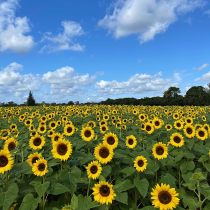
#> input picture Assignment 2/Q1/the_berry_farms_sunflower_field.jpeg, 210 x 210 px, shrunk from 1440 x 1440 before the run
$ jupyter execute Q1.ipynb
#> lines starting #> are read from the running program, lines starting #| are printed output that depends on the picture; after the words box and inside, x2 and y2 are one past the last pixel; in counts of white or black regions, pixels touching at a corner belong together
[cell 1]
import cv2 as cv
import numpy as np
import matplotlib.pyplot as plt

img = cv.imread('the_berry_farms_sunflower_field.jpeg',cv.IMREAD_REDUCED_COLOR_4)
#> img is the input picture: shape (210, 210, 3); mean B, G, R 119.8, 125.3, 100.4
img_RGB = cv.cvtColor(img, cv.COLOR_BGR2RGB)

#plot image
plt.imshow(img_RGB)
plt.title('Original Image')
plt.axis('off')
plt.show()

# define log kernel
def log_kernel(sigma, size):
    if size % 2 == 0:
        size += 1
    sigma2 = sigma ** 2
    idx_range = np.linspace(-(size - 1) / 2., (size - 1) / 2., size)
    x_idx, y_idx = np.meshgrid(idx_range, idx_range)
    tmp_cal = -(np.square(x_idx) + np.square(y_idx)) / (2. * sigma2)
    kernel = np.exp(tmp_cal)
    kernel[kernel < np.finfo(float).eps * np.amax(kernel)] = 0
    k_sum = np.sum(kernel)
    if k_sum != 0:
        kernel /= np.sum(kernel)
    tmp_kernel = np.multiply(kernel, np.square(x_idx) + np.square(y_idx) - 2 * sigma2) / (sigma2 ** 2)
    kernel = tmp_kernel - np.sum(tmp_kernel) / (size ** 2)
    return kernel


# blob detection
def detect_blobs(img, sigma_scales, threshold):
    gray = cv.cvtColor(img, cv.COLOR_BGR2GRAY)
    gray = np.float32(gray)
    cv.normalize(gray, gray, 1, 0, cv.NORM_MINMAX)

    sigma0 = np.sqrt(2)
    k = np.sqrt(2)
    num_scales = sigma_scale
    sigmas = sigma0 * np.power(k, np.arange(num_scales))
    sigmas = [num_scales]*num_scales


    # apply LoG kernel filtering with scaled kernel size and sigma
    img_stack = None
    for i in range(num_scales):
        size = int(2 * np.ceil(4 * sigmas[i]) + 1)
        # with Laplacian response normalization
        kernel = log_kernel(sigmas[i], size) * np.power(sigmas[i], 2)
        filtered = cv.filter2D(gray, cv.CV_32F, kernel)
        filtered = pow(filtered, 2)
        if i == 0:
            img_stack = filtered
        else:
            img_stack = np.dstack((img_stack, filtered))

    # Maximum response extraction
    scale_space = None
    for i in range(num_scales):
        filtered = cv.dilate(img_stack[:, :, i], np.ones((3, 3)), cv.CV_32F, (-1, -1), 1, cv.BORDER_CONSTANT)
        if i == 0:
            scale_space = filtered
        else:
            scale_space = np.dstack((scale_space, filtered))
    max_stack = np.amax(scale_space, axis=2)
    max_stack = np.repeat(max_stack[:, :, np.newaxis], num_scales, axis=2)
    max_stack = np.multiply((max_stack == scale_space), scale_space)

    radius_vec = None
    x_vec = None
    y_vec = None
    for i in range(num_scales):
        radius = np.sqrt(2) * sigmas[i]
        threshold = threshold
        # filter out redundant response
        valid = (max_stack[:, :, i] == img_stack[:, :, i]) * img_stack[:, :, i]
        valid[valid <= threshold] = 0
        (x, y) = np.nonzero(valid)
        if i == 1:
            x_vec = x
            y_vec = y
            radius_vec = np.repeat(radius, np.size(x))
        else:
            x_vec = np.concatenate((x_vec, x), axis=None)
            y_vec = np.concatenate((y_vec, y), axis=None)
            tmp_vec = np.repeat(radius, np.size(x))
            radius_vec = np.concatenate((radius_vec, tmp_vec), axis=None)

    return x_vec, y_vec, radius_vec


img = cv.imread('the_berry_farms_sunflower_field.jpeg', cv.IMREAD_REDUCED_COLOR_4)
x_all = []
y_all = []
radii_all = []

for sigma_scale in range(2, 9):
    x_coords, y_coords, radii = detect_blobs(img, sigma_scale, 0.03)
    x_all.append(x_coords)
    y_all.append(y_coords)
    radii_all.append(radii)
#> this loop made 7 passes
#> pass 1, in detect_blobs, `gray = cv.cvtColor(img, cv.COLOR_BGR2GRAY)`:
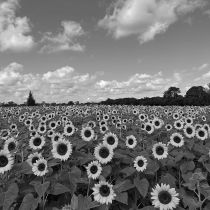
#> gray: shape (210, 210); min 5, max 251, mean 117.2
#> after the loop, radii_all = 7 items; x_all = 7 items; y_all = 7 items

x_all = np.concatenate(x_all, axis=None)
#> x_all = 667 values, max 209 at index 169, min 80 at index 632, mean 141.3
y_all = np.concatenate(y_all, axis=None)
#> y_all = 667 values, max 209 at index 513, min 0 at index 88, mean 118.7
radii_all = np.concatenate(radii_all, axis=None)
#> radii_all = 667 values from 2.83 to 11.31

output_img = img.copy()
for i in range(int(len(x_all))):
    cv.circle(output_img, (y_all[i], x_all[i]), int(radii_all[i]), (0, 0, 255), 1)
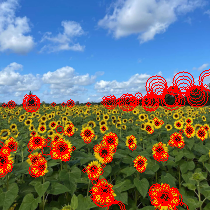
#> output_img: shape (210, 210, 3); 9.92% of pixels changed, all inside (x1, y1, x2, y2) = (0, 69, 210, 210)

plt.imshow(cv.cvtColor(output_img, cv.COLOR_BGR2RGB))
plt.title("Blob Detection")
plt.axis('off')
plt.show()

[cell 2]
#plot the Log kernel

kernel = log_kernel(1.5, 10)
plt.imshow(kernel)
plt.title("Log Kernel")
plt.axis('off')
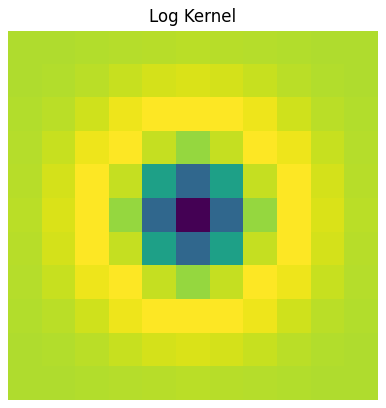
#> figure drawn by matplotlib, 1 panel
